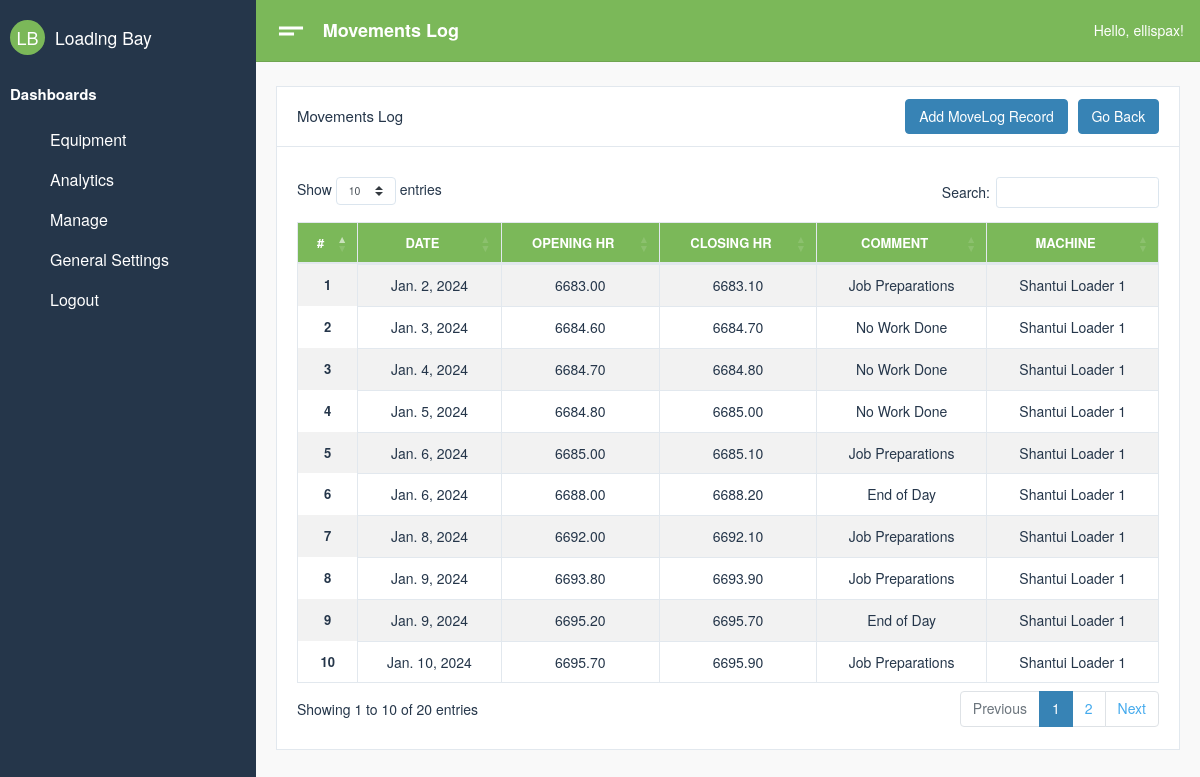
Page /manager/movelog-list (signed in) on the committed database.
### system/models.py (models this page shows)
class MoveLog(models.Model):
    machine             = models.ForeignKey(Equipment, on_delete=models.CASCADE, related_name="mvlog_machine_name")
    date                = models.DateField()
    openingHr           = models.DecimalField(max_digits=20, decimal_places=2)
    closingHr           = models.DecimalField(max_digits=20, decimal_places=2)
    depart_from         = models.CharField(max_length=100)
    destination         = models.CharField(max_length=100)
    comment             = models.CharField(max_length=255, null=True, blank=True)

class Equipment(models.Model):
    name                = models.CharField(max_length=255)
    make                = models.CharField(max_length=150)
    model               = models.CharField(max_length=150)
    man_year            = models.DateField()
    status              = models.BooleanField(default=True)
    def __str__(self):
        return f'{self.make}  {self.name}'

### manager/views.py (the view)
# urls.py: path('movelog-list', views.Move_log_list, name='movelog-list'),
@login_required
def Move_log_list(request):
    Move_log_records = MoveLog.objects.all()
    gen_settings = Settings.objects.filter(id=1).first()
    if gen_settings:
        request.session['main_machine'] = gen_settings.main_machine
    else:
        request.session['main_machine'] = ""
    context = {
        'title':'Movements Log',
        'head': 'Movements Log',
        'movelogs': Move_log_records
    }
    return render(request, 'manager/movelogList.html', context)

### manager/templates/manager/movelogList.html (shortened to what this page needs)
{%extends "dashboard/base.html"%}{%block content%}
<head>
</head>
<div class="card">
  <div class="card-header">
    <h4 class="card-title">{{ head }}</h4>
    <a href='{% url "add-movelog" %}' class="btn btn-primary ml-auto">Add MoveLog Record</a>
    <a href='{% url "manager-home" %}' class="btn btn-primary">Go Back</a>
  </div>
  <div class="card-body">
    <link
      rel="stylesheet"
      href="https://cdnjs.cloudflare.com/ajax/libs/twitter-bootstrap/4.1.3/css/bootstrap.css"
    />
    <link
      rel="stylesheet"
      href="https://cdn.datatables.net/1.10.19/css/dataTables.bootstrap4.min.css"
    />
    <div class="table-responsive" style="margin-top: 10px">
      <table id="example" class="table table-striped table-bordered" style="width: 100%">
        <thead class="bg-success text-white">
          <tr>
            <th scope="col" class="text-center">#</th>
            <th scope="col" class="text-center">Date</th>
            <th scope="col" class="text-center">Opening HR</th>
            <th scope="col" class="text-center">Closing HR</th>
            <th scope="col" class="text-center">Comment</th>
            <th scope="col" class="text-center">Machine</th>
          </tr>
        </thead>
        <tbody>
          {% for record in movelogs %}
          <tr>
            <th class="align-middle text-center" scope="row">{{ forloop.counter}}</th>
            <td class="align-middle text-center">{{ record.date }}</td>
            <td class="align-middle text-center">{{ record.openingHr }}</td>
            <td class="align-middle text-center">{{ record.closingHr }}</td>
            <td class="align-middle text-center">{{ record.comment }}</td>
            <td class="align-middle text-center">{{ record.machine }}</td>
          </tr>
          {% endfor %}
        </tbody>
      </table>
    </div>
  </div>
</div>
{%endblock content%}

### dashboard/templates/dashboard/base.html (shortened to what this page needs)
{% load static %}
{% load crispy_forms_tags %}
<!DOCTYPE html>
<html lang="en" dir="ltr">
    <head>
        <link type="text/css" href="{% static 'assets/css/vendor-morris.css" rel="stylesheet'%}">
        <link type="text/css" href="{% static 'assets/css/vendor-bootstrap-datepicker.css' %}" rel="stylesheet">
        <link type="text/css" href="{% static 'assets/css/app.css' %}" rel="stylesheet">
        <link type="text/css" href="{% static 'assets/css/app.rtl.css' %}" rel="stylesheet">
        <link type="text/css" href="{% static 'assets/vendor/simplebar.css' %}" rel="stylesheet">
        <link rel="stylesheet" href="https://cdnjs.cloudflare.com/ajax/libs/bootstrap-datepicker/1.9.0/css/bootstrap-datepicker.min.css">
    </head>
    <body>
        <div class="mdk-drawer-layout js-mdk-drawer-layout" data-fullbleed data-push data-responsive-width="992px" data-has-scrolling-region>
            <div class="mdk-drawer-layout__content">
                <div class="mdk-header-layout js-mdk-header-layout  mdk-header--fixed  mdk-header-layout__content--scrollable">
                    <div class="mdk-header js-mdk-header bg-success" data-fixed>
                        <div class="mdk-header__content">
                            <nav class="navbar navbar-expand-md bg-success navbar-dark d-flex-none">
                                <button class="btn btn-link text-white pl-0" type="button" data-toggle="sidebar">
                                <i class="material-icons align-middle md-36">short_text</i>
                                </button>
                                <div class="page-title m-0">{{ head }}</div>
                                <div class="collapse navbar-collapse" id="mainNavbar">
                                    <ul class="navbar-nav ml-auto align-items-center">
                                        Hello, {{ request.user }}!
                                    </ul>
                                </div>
                            </nav>
                        </div>
                    </div>
                    <div class="mdk-header-layout__content top-navbar mdk-header-layout__content--scrollable h-100">
                        <div class="container-fluid">
                            {% block content %}
                            {% endblock content %}
                        </div>
                    </div>
                </div>
            </div>
            <div class="mdk-drawer js-mdk-drawer" id="default-drawer">
                <div class="mdk-drawer__content">
                    <div class="mdk-drawer__inner" data-simplebar data-simplebar-force-enabled="true">
                        <nav class="drawer  drawer--dark bg-grey">
                            <div class="drawer-spacer">
                                <div class="media align-items-center">
                                    <a href="{%url 'dashboard'%}" class="drawer-brand-circle mr-2 bg-success">LB</a>
                                    <div class="media-body">
                                        <a href="{%url 'dashboard'%}" class="h5 m-0 text-link">Loading Bay</a>
                                    </div>
                                </div>
                            </div>
                            <div class="py-2 drawer-heading text-white">
                                Dashboards
                            </div>
                            <ul class="drawer-menu" id="dasboardMenu" data-children=".drawer-submenu">
                                <li class="drawer-menu-item active ">
                                    <a href="{%url 'show-equipment'%}">
                                        <span class="drawer-menu-text">Equipment</span>
                                    </a>
                                </li>
                                <li class="drawer-menu-item active ">
                                    <a href="{%url 'analytics-home'%}">
                                        <span class="drawer-menu-text">Analytics</span>
                                    </a>
                                </li>
                                <li class="drawer-menu-item active ">
                                    <a href="{%url 'manager-home'%}">
                                        <span class="drawer-menu-text">Manage</span>
                                    </a>
                                </li>
                                <li class="drawer-menu-item active ">
                                    <a href='#'>
                                        <span class="drawer-menu-text"> General Settings</span>
                                    </a>
                                </li>
                                <li class="drawer-menu-item active ">
                                    <a href='{%url "logout"%}'>
                                        <span class="drawer-menu-text"> Logout</span>
                                    </a>
                                </li>
                            </ul>
                        </nav>
                    </div>
                </div>
            </div>
        </div>
</body>
</html>

### manager/templates/manager/movelogList.html (style rules this page uses)
.card-header { display: flex; justify-content: space-between; align-items: center; }
.card-header .btn { margin-left: 10px; }

### rows in the picture
MoveLog: date "Jan. 2, 2024", openingHr "6683.00", closingHr "6683.10", comment "Job Preparations", machine "Shantui Loader 1"
MoveLog: date "Jan. 3, 2024", openingHr "6684.60", closingHr "6684.70", comment "No Work Done", machine "Shantui Loader 1"
MoveLog: date "Jan. 4, 2024", openingHr "6684.70", closingHr "6684.80", comment "No Work Done", machine "Shantui Loader 1"
MoveLog: date "Jan. 5, 2024", openingHr "6684.80", closingHr "6685.00", comment "No Work Done", machine "Shantui Loader 1"
MoveLog: date "Jan. 6, 2024", openingHr "6685.00", closingHr "6685.10", comment "Job Preparations", machine "Shantui Loader 1"
MoveLog: date "Jan. 6, 2024", openingHr "6688.00", closingHr "6688.20", comment "End of Day", machine "Shantui Loader 1"
MoveLog: date "Jan. 8, 2024", openingHr "6692.00", closingHr "6692.10", comment "Job Preparations", machine "Shantui Loader 1"
MoveLog: date "Jan. 9, 2024", openingHr "6693.80", closingHr "6693.90", comment "Job Preparations", machine "Shantui Loader 1"
MoveLog: date "Jan. 9, 2024", openingHr "6695.20", closingHr "6695.70", comment "End of Day", machine "Shantui Loader 1"
MoveLog: date "Jan. 10, 2024", openingHr "6695.70", closingHr "6695.90", comment "Job Preparations", machine "Shantui Loader 1"

### other values in the picture
{{ head }} "Movements Log"
{{ request.user }} "ellispax"
